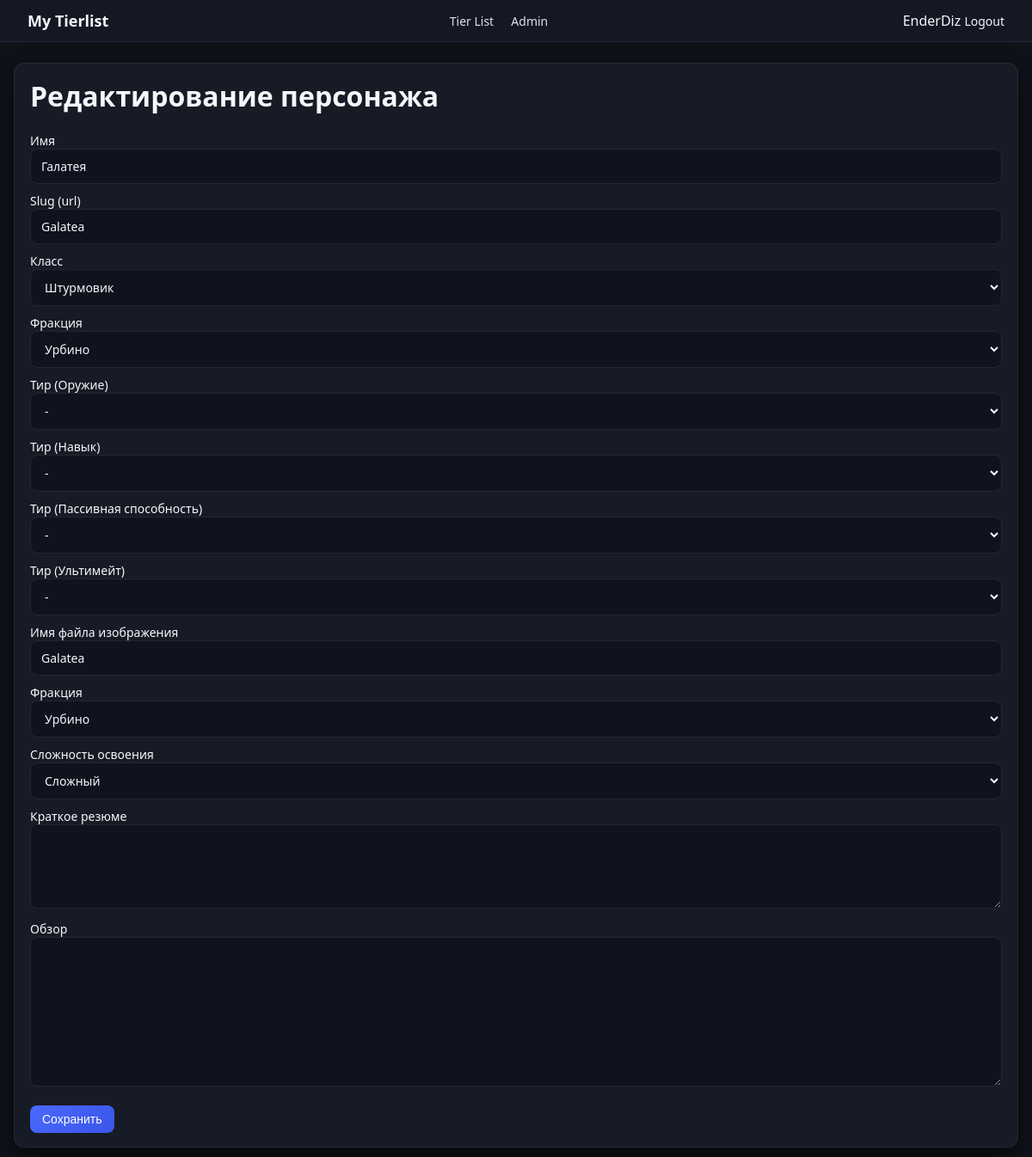
/admin/character/21/edit (signed in), run on the app's committed database.
### models.py (models this page shows, shortened)
class User(db.Model):
    id = db.Column(db.Integer, primary_key=True)
    username = db.Column(db.String(64), unique=True, nullable=False)
    password_hash = db.Column(db.String(255), nullable=False)
    is_admin = db.Column(db.Boolean, default=False)

class Character(db.Model):
    id = db.Column(db.Integer, primary_key=True)
    name = db.Column(db.String(128), nullable=False)
    slug = db.Column(db.String(128), unique=True, nullable=False)
    class_name = db.Column(db.String(32))
    faction = db.Column(db.String(32))
    tier_weapon = db.Column(db.String(1))
    tier_skill = db.Column(db.String(1))
    tier_passive = db.Column(db.String(1))
    tier_ultimate = db.Column(db.String(1))
    difficulty = db.Column(db.String(32))  # НОВОЕ: сложность освоения
    short_summary = db.Column(db.Text)
    review = db.Column(db.Text)
    image_name = db.Column(db.String(255))
    skills = db.relationship("Skill", backref="character", lazy=True,
                             cascade="all, delete-orphan")

### app.py (the view, shortened to what this page needs)
    @app.route("/admin/character/<int:char_id>/edit", methods=["GET", "POST"])
    @admin_required
    def admin_edit_character(char_id):
        ch = Character.query.get_or_404(char_id)
        return render_template("admin_edit_character.html", character=ch)

### auth.py (called while the page is built)
def get_current_user():
    user_id = session.get("user_id")
    if user_id is None:
        return None
    return User.query.get(user_id)

def admin_required(view_func):
    @wraps(view_func)
    def wrapper(*args, **kwargs):
        user = get_current_user()
        if not user or not user.is_admin:
            flash("Недостаточно прав.", "error")
            return redirect(url_for("login"))
        return view_func(*args, **kwargs)
    return wrapper

### templates/admin_edit_character.html (shortened to what this page needs)
{% extends "base.html" %}
{% if character %}
    {% set page_title = "Редактирование персонажа" %}
{% else %}
    {% set page_title = "Новый персонаж" %}
{% endif %}
{% block content %}
<div class="card">
    <h1>{{ page_title }}</h1>
    <form method="post">
        <div class="form-grid">
            <label>Имя
                <input type="text" name="name" value="{{ character.name if character else '' }}" required>
            </label>
            <label>Slug (url)
                <input type="text" name="slug" value="{{ character.slug if character else '' }}" required>
            </label>
            <label>Класс
                {% set cls = character.class_name if character else '' %}
                <select name="class_name">
                    <option value="Штурмовик" {% if cls=='Штурмовик' %}selected{% endif %}>Штурмовик</option>
                </select>
            </label>
            <label>Фракция
                {% set f = character.faction if character else '' %}
                <select name="faction">
                    <option value="Урбино" {% if f=='Урбино' %}selected{% endif %}>Урбино</option>
                </select>
            </label>
            {% set tw = character.tier_weapon if character else '' %}
            {% set ts = character.tier_skill if character else '' %}
            {% set tp = character.tier_passive if character else '' %}
            {% set tu = character.tier_ultimate if character else '' %}
            <label>Тир (Оружие)
                <select name="tier_weapon">
                    <option value="">-</option>
                </select>
            </label>
            <label>Тир (Навык)
                <select name="tier_skill">
                    <option value="">-</option>
                </select>
            </label>
            <label>Тир (Пассивная способность)
                <select name="tier_passive">
                    <option value="">-</option>
                </select>
            </label>
            <label>Тир (Ультимейт)
                <select name="tier_ultimate">
                    <option value="">-</option>
                </select>
            </label>
            <label>Имя файла изображения
                <input type="text" name="image_name"
                       value="{{ character.image_name.replace('.png', '') if character and character.image_name else '' }}">
            </label>
            <label>Фракция
                {% set f = character.faction if character else '' %}
                <select name="faction">
                    <option value="Урбино" {% if f=='Урбино' %}selected{% endif %}>Урбино</option>
                </select>
            </label>
            <label>Сложность освоения
                {% set diff = character.difficulty if character else '' %}
                <select name="difficulty">
                    <option value="Сложный" {% if diff=='Сложный' %}selected{% endif %}>Сложный</option>
                </select>
            </label>
        </div>
        <label>Краткое резюме
            <textarea name="short_summary" rows="4">{{ character.short_summary if character else '' }}</textarea>
        </label>
        <label>Обзор
            <textarea name="review" rows="8">{{ character.review if character else '' }}</textarea>
        </label>
        <button type="submit">Сохранить</button>
    </form>
</div>
{% endblock %}

### templates/base.html (shortened to what this page needs)
<!doctype html>
<html lang="en">
<head>
    <link rel="stylesheet" href="{{ url_for('static', filename='style.css') }}">
</head>
<body>
<header class="top-nav">
    <div class="logo">My Tierlist</div>
    <nav>
        <a href="{{ url_for('tier_list') }}">Tier List</a>
        {% if current_user and current_user.is_admin %}
            <a href="{{ url_for('admin_dashboard') }}">Admin</a>
        {% endif %}
    </nav>
    <div class="user-block">
        {% if current_user %}
            <span>{{ current_user.username }}</span>
            <a href="{{ url_for('logout') }}">Logout</a>
        {% else %}
            <a href="{{ url_for('login') }}">Login</a>
        {% endif %}
    </div>
</header>
<main class="page-container">
    {% block content %}{% endblock %}
</main>
</body>
</html>

### static/style.css (style rules this page uses)
body { margin: 0; font-family: system-ui, -apple-system, BlinkMacSystemFont, "Segoe UI", sans-serif; background: #101219; color: #f6f7fb; }
a { color: inherit; text-decoration: none; }
.top-nav { position: sticky; top: 0; z-index: 10; display: flex; align-items: center; justify-content: space-between; padding: 12px 32px; background: #141824; border-bottom: 1px solid #242838; backdrop-filter: blur(8px); }
.logo { font-weight: 700; font-size: 18px; }
.top-nav nav a { margin-right: 16px; font-size: 14px; opacity: 0.9; }
.user-block a { font-size: 14px; }
.page-container { max-width: 1280px; margin: 24px auto 40px; padding: 0 16px; }
.card { background: #171b26; border-radius: 12px; padding: 16px 18px; margin-bottom: 20px; border: 1px solid #252a3a; box-shadow: 0 10px 25px rgba(0, 0, 0, 0.55); }
h1, h2, h3 { margin-top: 0; }
label { display: block; font-size: 14px; margin-bottom: 10px; }
input[type="text"], input[type="password"], textarea, select { width: 100%; background: #10131d; border-radius: 8px; border: 1px solid rgba(255, 255, 255, 0.08); padding: 10px 12px; color: #f4f6fc; font: inherit; box-sizing: border-box; }
button, .btn { display: inline-block; padding: 8px 14px; border-radius: 8px; border: none; background: linear-gradient(135deg, #4b68ff, #3a56e6); color: #ffffff; font-size: 14px; cursor: pointer; margin-top: 8px; }

### data on the page
User: username "EnderDiz"
Character: name "Галатея", slug "Galatea", class_name "Штурмовик", faction "Урбино", image_name "Galatea", difficulty "Сложный"

### other printed values
{{ page_title }} "Редактирование персонажа"
